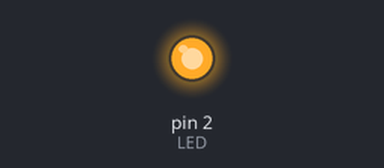
The sketch below on a simulated Arduino Uno, built with avr-gcc and run on an emulated ATmega328P. Shown: output pins drawn as LEDs (lit = HIGH).

Above: at 1.0 s.
At 3.0 s:
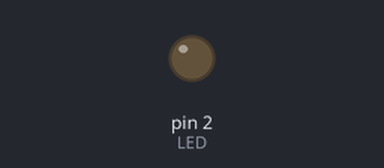
Timing chart, 0 to 5.2 s (numbered marks = the images above):
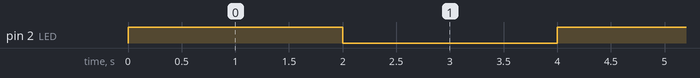

Measured:
- by itself, pin 2 (LED): alternates HIGH for 2.0 s and LOW for 2.0 s

The sketch:

LED_intermitente.ino
```cpp
// Designed by: Juan Rodrigo Guzman Martinez

int LED= 2; // Declaramos el pin 2 con el nombre de LED

void setup() {
pinMode(LED, OUTPUT); // Declaramos LED como una salida
}

void loop() {
digitalWrite(LED, HIGH); // Se prende el LED
delay(2000); // Esperamos una demora de 2 segundos
digitalWrite(LED, LOW); // Se apaga el LED
delay(2000); // Esperamos una demora de 2 segundos

}
```
